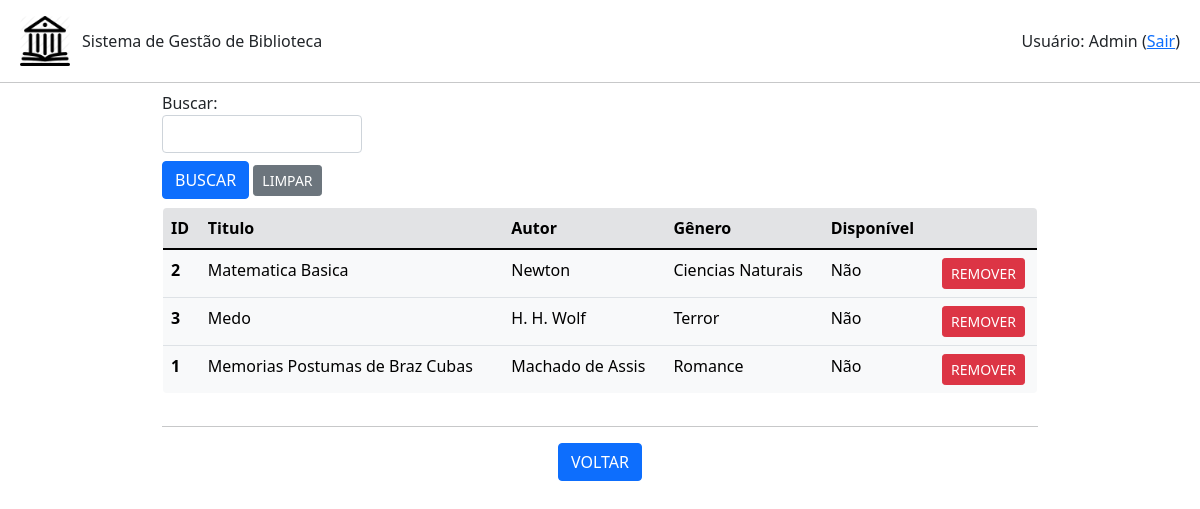
Before: /livro/listar (signed in) with the older database file.
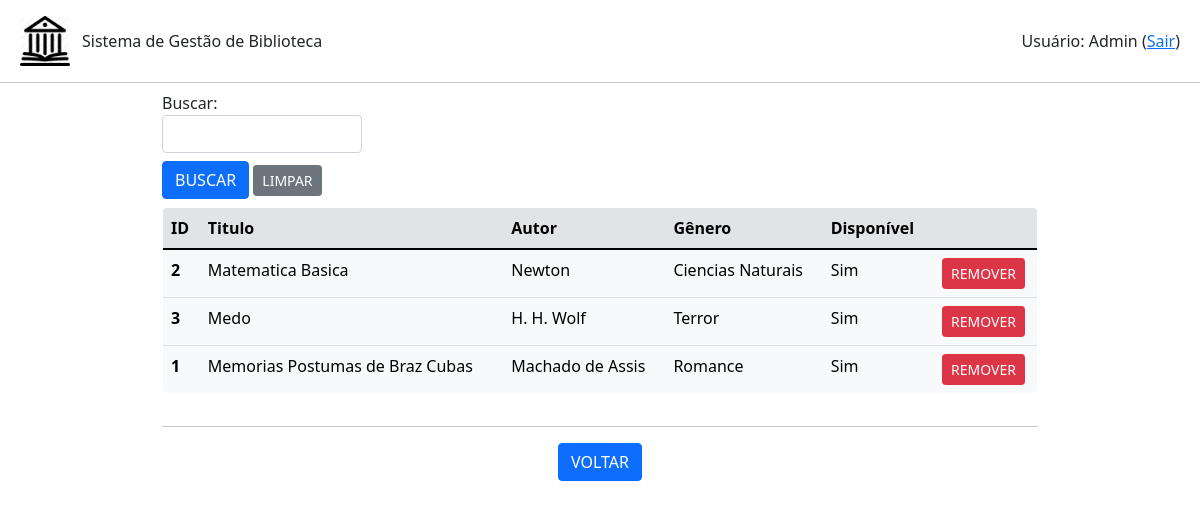
After: the same page with the newer database file.
### livro.py (models this page shows)
class Livro(db.Model):
    id = db.Column(db.Integer, primary_key=True)
    titulo = db.Column(db.String(200), unique=False, nullable=False)
    autor = db.Column(db.String(80), unique=False, nullable=False)
    genero = db.Column(db.String(120), unique=False, nullable=False)
    disponivel = db.Column(db.Boolean, default=True)
    emprestimo = db.relationship('Emprestimo', backref='livro', lazy=True)

### app.py (the view, shortened to what this page needs)
@app.route('/livro/listar', methods=['POST','GET'])
def listar_livros():
    if session.get('autenticado',False)==False:
        flash(u'Login necessário!', category='warning')
        return(redirect(url_for('login')))
    form = BuscaForm()
    livros = Livro.query.order_by(Livro.titulo).all()
    return(render_template('livros.html', livros=livros, form=form, action=url_for('listar_livros')))

### formBusca.py
class BuscaForm(FlaskForm):
    campo = StringField('Buscar: ', validators=[DataRequired()])
    enviar = SubmitField('BUSCAR')

### templates/livros.html (shortened to what this page needs)
{% extends "base.html" %}
{% block conteudo %}
<div class="container-fluid mx-auto" style="width: 75%;">
    {% from 'bootstrap/form.html' import render_field %}
    <form method="post">
        <div class="mt-2" style="width: 200px;">
            {{ render_field(form.campo) }}
        </div>
        <div class="mt-2 mb-2">
            {{ render_field(form.enviar, button_style="primary", button_size="sm") }}
            <a class="btn btn-secondary btn-sm" href="{{url_for('listar_livros')}}" role="button">LIMPAR</a>
        </div>
    </form>
    <div style="max-height: 400px; overflow-y: auto;">
        <table class=" table table-light border rounded-3" style="overflow: hidden;">
            <thead>
            <tr class="table-secondary">
                <th scope="col">ID</th>
                <th scope="col">Titulo</th>
                <th scope="col">Autor</th>
                <th scope="col">Gênero</th>
                <th scope="col">Disponível</th>
                <th scope="col"></th>
            </tr>
            </thead>
            <tbody>
                {% for livro in livros %}
                    <tr>
                        <th scope="row">{{livro.id}}</th>
                        <td>{{livro.titulo}}</td>
                        <td>{{livro.autor}}</td>
                        <td>{{livro.genero}}</td>
                        {% if livro.disponivel == True %}
                            <td>Sim</td>
                        {% else %}
                            <td>Não</td>
                        {% endif %}
                        <td class="text-center"><a class="btn btn-danger btn-sm" href="{{url_for('remover_livro', id_livro=livro.id)}}" role="button">REMOVER</a></td>
                    </tr>
                {% endfor %}
            </tbody>
        </table>
    </div>
    <hr>
    <div class="row text-center">
        <div class="col mr-1">
            <a class="btn btn-primary" href="{{url_for('root')}}" role="button">VOLTAR</a>
        </div>
    </div>
</div>
{% endblock %}

Changed rows visible on the page:
changed Livro "Matematica Basica": disponivel "Não" → "Sim"
changed Livro "Medo": disponivel "Não" → "Sim"
changed Livro "Memorias Postumas de Braz Cubas": disponivel "Não" → "Sim"
